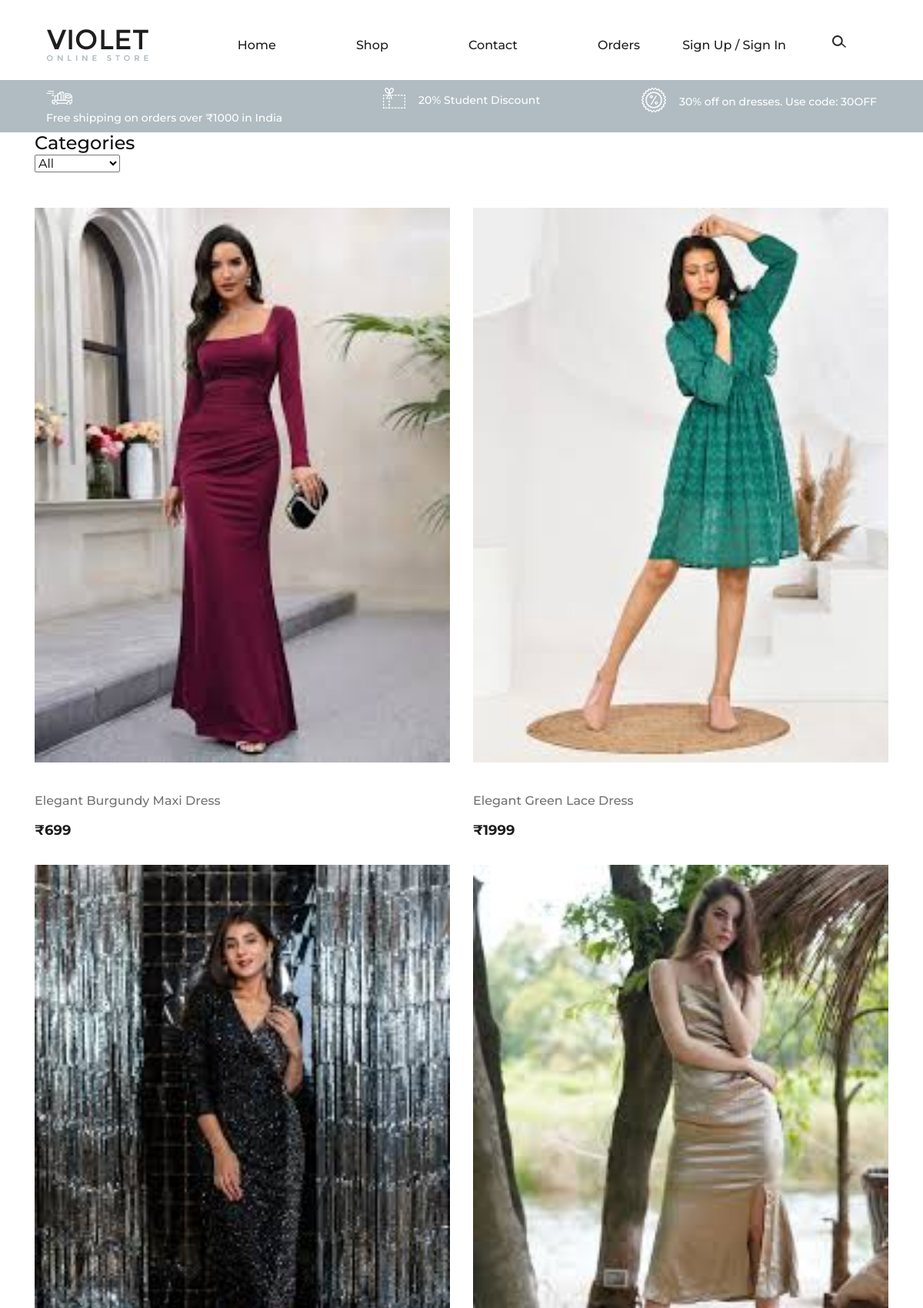
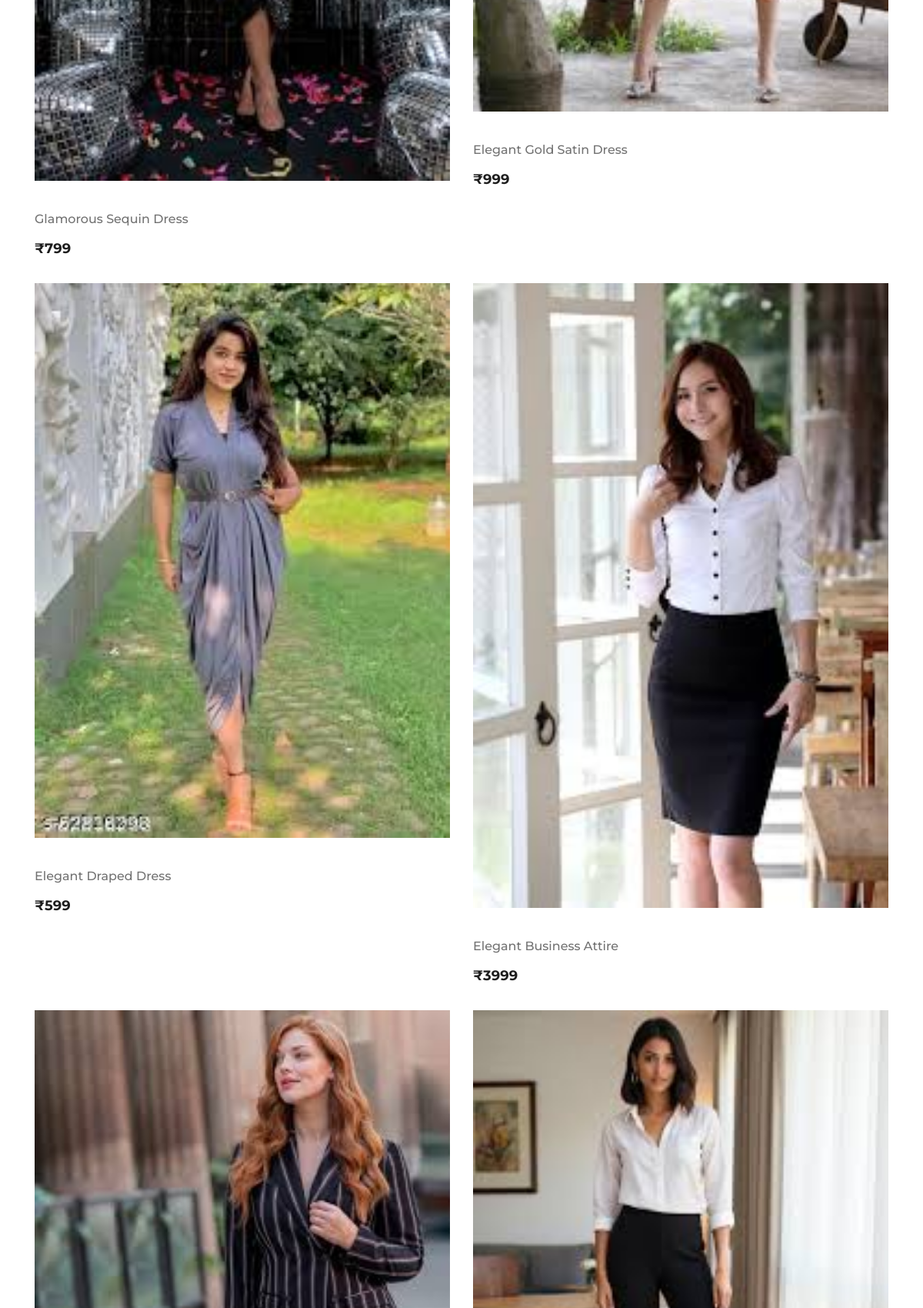
The app's page /shop/ (upper part) with its own data (2 pictures, top to bottom).
### Ecom/models.py (models this page shows, shortened)
class Products(models.Model):
    name = models.CharField(max_length=255)
    image = models.ImageField(upload_to='products')
    brand = models.CharField(max_length=100)
    price = models.IntegerField()
    category = models.ForeignKey(Category, related_name='category', on_delete=models.CASCADE)
    tags = models.CharField(max_length=100)
    desc = models.TextField()
    specification = models.TextField()

### Ecom/views.py (the view)
# urls.py: path('shop/', views.shop, name='shop'),
def shop(request):
    categories = Category.objects.all()  # Fetch all categories
    category_filter = request.GET.get('category', '').strip()  # Get category from URL, strip spaces
    if category_filter:
        if Category.objects.filter(name__iexact=category_filter).exists():
            products = Products.objects.filter(category__name__iexact=category_filter)  # Case-insensitive filtering
        else:
            products = Products.objects.none()  # No matching products
    else:
        products = Products.objects.all().order_by('-id')  # Show all products
    return render(request, "shop.html", {"products": products, "categories": categories, "selected_category": category_filter})

### template/shop.html (shortened to what this page needs)
{% extends "base.html" %}
{% load static %}
{% block mainblock %}
<section class="categories-page spad">
    <div class="container">
        <div class="categories-controls">
            <div class="row">
                <div class="col-lg-12">
                    <div class="categories-filter">
                        <h4>Categories</h4>
                        <select id="categorySelect">
                            <option value="{% url 'shop' %}" {% if not request.GET.category %}selected{% endif %}>All</option>
                        </select>
                    </div>
                </div>
            </div>
        </div>
            <div class="row">
                {% for j in products %}
                <div class="col-lg-6 col-md-6">
                    <div class="single-product-item">
                        <figure>
                            <a href="{% url 'product_detail' j.id %}">
                                <img src="{{ j.image.url }}" alt="{{ j.name }}">
                            </a>
                        </figure>
                        <div class="product-text">
                            <a href="{% url 'product_detail' j.id %}">
                                <h6>{{ j.name }}</h6>
                            </a>
                            <p>₹{{ j.price }}</p>
                        </div>
                    </div>
                </div>
                {% endfor %}
            </div>
        </div>
    </section>
{% endblock mainblock %}

### template/base.html (shortened to what this page needs)
{% load static %}
<!DOCTYPE html>
<html lang="zxx">
<head>
    <link rel="stylesheet" href="{% static 'css/bootstrap.min.css' %}" type="text/css">
    <link rel="stylesheet" href="{% static 'css/font-awesome.min.css' %}" type="text/css">
    <link rel="stylesheet" href="{% static 'css/nice-select.css' %}" type="text/css">
    <link rel="stylesheet" href="{% static 'css/owl.carousel.min.css' %}" type="text/css">
    <link rel="stylesheet" href="{% static 'css/magnific-popup.css' %}" type="text/css">
    <link rel="stylesheet" href="{% static 'css/slicknav.min.css' %}" type="text/css">
    <link rel="stylesheet" href="{% static 'css/style.css' %}" type="text/css">
</head>
<body>
    <header class="header-section">
        <div class="container-fluid">
            <div class="inner-header">
                <div class="logo">
                    <a href="#"><img src="{% static 'img/logo.png' %}" alt=""></a>
                </div>
                <div class="header-right">
                    <img src="{% static 'img/icons/search.png' %}" alt="" class="search-trigger">
                </div>
    <div class="user-access">
        {% if user.is_authenticated %}
            <div class="dropdown">
                <button class="btn btn-secondary dropdown-toggle" type="button" id="userDropdown" data-toggle="dropdown" aria-haspopup="true" aria-expanded="false">
                    <i class="fa fa-user"></i> {{ user.username }}
                </button>
                <div class="dropdown-menu" aria-labelledby="userDropdown">
                    <a class="dropdown-item" href="{% url 'view_profile' %}"><i class="fa fa-user-circle"></i> View Profile</a>
                    <a class="dropdown-item" href="{% url 'change_password' %}"><i class="fa fa-key"></i> Change Password</a>
                    <div class="dropdown-divider"></div>
                    <a class="dropdown-item text-danger" href="{% url 'logout' %}"><i class="fa fa-sign-out"></i> Logout</a>
                </div>
            </div>
        {% else %}
            <a href="{% url 'sign_up_page' %}">Sign Up /</a>
            <a href="{% url 'sign_in_page' %}">Sign In</a>
        {% endif %}
    </div>
                <nav class="main-menu mobile-menu">
                    <ul>
                        <li><a href="{% url 'indexpage' %}">Home</a></li>
                        <li><a href="{% url 'shop' %}">Shop</a></li>
                        <li><a href="{% url 'contactpage' %}">Contact</a></li>
                        <li><a href="{% url 'order_history' %}">Orders</a></li>
                    </ul>
                </nav>
            </div>
        </div>
    </header>
    <div class="header-info">
        <div class="container-fluid">
            <div class="row">
                <div class="col-md-4">
                    <div class="header-item">
                        <img src="{% static 'img/icons/delivery.png' %}" alt="">
                        <p>Free shipping on orders over ₹1000 in India</p>
                    </div>
                </div>
                <div class="col-md-4 text-left text-lg-center">
                    <div class="header-item">
                        <img src="{% static 'img/icons/voucher.png' %}" alt="">
                        <p>20% Student Discount</p>
                    </div>
                </div>
                <div class="col-md-4 text-left text-xl-right">
                    <div class="header-item">
                    <img src="{% static 'img/icons/sales.png' %}" alt="">
                    <p>30% off on dresses. Use code: 30OFF</p>
                </div>
                </div>
            </div>
        </div>
    </div>
    {% block mainblock %}
    {% endblock %}
</body>
</html>

### static/css/style.css (style rules this page uses)
html, body { height: 100%; font-family: "Montserrat", sans-serif; -webkit-font-smoothing: antialiased; font-smoothing: antialiased; background: none; }
h1, h2, h3, h4, h5, h6 { margin: 0; color: #111111; font-weight: 500; font-family: "Montserrat", sans-serif; }
h4 { font-size: 24px; }
h6 { font-size: 16px; }
p { font-size: 15px; color: #7b7b7b; font-weight: 400; line-height: 1.6; font-family: "Montserrat", sans-serif; margin: 0 0 15px 0; }
img { max-width: 100%; }
ul, ol { padding: 0; margin: 0; }
.spad { padding-top: 100px; padding-bottom: 100px; }
.header-section { height: 104px; padding-top: 38px; padding-bottom: 24px; padding-left: 45px; padding-right: 45px; }
.inner-header .logo { float: left; }
.inner-header .header-right { float: right; line-height: 30px; }
.inner-header .header-right img { display: inline-block; margin-right: 40px; cursor: pointer; }
.inner-header .user-access { float: right; margin-right: 100px; }
.inner-header .user-access a { color: #1e1e1e; font-size: 16px; display: inline-block; font-weight: 500; position: relative; line-height: 42px; }
.inner-header .main-menu { float: right; margin-right: 150px; }
.inner-header .main-menu ul li { display: inline-block; margin-left: 100px; position: relative; }
.inner-header .main-menu ul li a { color: #1e1e1e; font-size: 16px; display: inline-block; font-weight: 500; position: relative; line-height: 42px; }
.inner-header .main-menu ul li a:after { position: absolute; left: 0; bottom: 7px; width: 100%; height: 2px; background: #1e1e1e; content: ""; opacity: 0; -webkit-transform: all 0.3s; -webkit-transition: all 0.3s; transition: all 0.3s; }
.header-info { background: #B0BCC2; overflow: hidden; padding: 10px 45px; }
.header-info .header-item { overflow: hidden; }
.header-info .header-item img { display: inline-block; margin-right: 13px; }
.header-info .header-item p { display: inline-block; line-height: 1; font-size: 14px; color: #fff; font-weight: 500; margin-bottom: 0; position: relative; top: 3px; }
.single-product-item { margin-bottom: 30px; }
.single-product-item figure { margin-bottom: 40px; position: relative; overflow: hidden; }
.single-product-item figure img { min-width: 100%; }
.single-product-item .product-text { text-align: center; }
.single-product-item .product-text h6 { color: #727272; margin-bottom: 15px; }
.single-product-item .product-text p { color: #1e1e1e; font-size: 18px; font-weight: 700; margin-bottom: 0; }
.categories-controls { margin-bottom: 45px; }
.categories-page { padding-top: 0; }
.categories-page .single-product-item figure { position: relative; z-index: 1; }
.categories-page .single-product-item figure:after { position: absolute; left: 0; top: 0; height: 100%; width: 100%; background: #000000; content: ""; opacity: 0; -webkit-transition: all 0.3s; transition: all 0.3s; }
.categories-page .single-product-item .product-text { text-align: left; display: block; }
.categories-page .single-product-item .product-text a { display: block; }
@media only screen and (min-width: 1200px) and (max-width: 1340px) { .inner-header .user-access { margin-right: 60px; } }
@media only screen and (min-width: 1200px) and (max-width: 1340px) { .inner-header .main-menu { margin-right: 55px; } }

### records on screen
Products: image (picture), name "Elegant Burgundy Maxi Dress", price "699"
Products: image (picture), name "Elegant Green Lace Dress", price "1999"
Products: image (picture), name "Glamorous Sequin Dress", price "799"
Products: image (picture), name "Elegant Gold Satin Dress", price "999"
Products: image (picture), name "Elegant Draped Dress", price "599"
Products: image (picture), name "Elegant Business Attire", price "3999"
Products: image (picture)
Products: image (picture)
